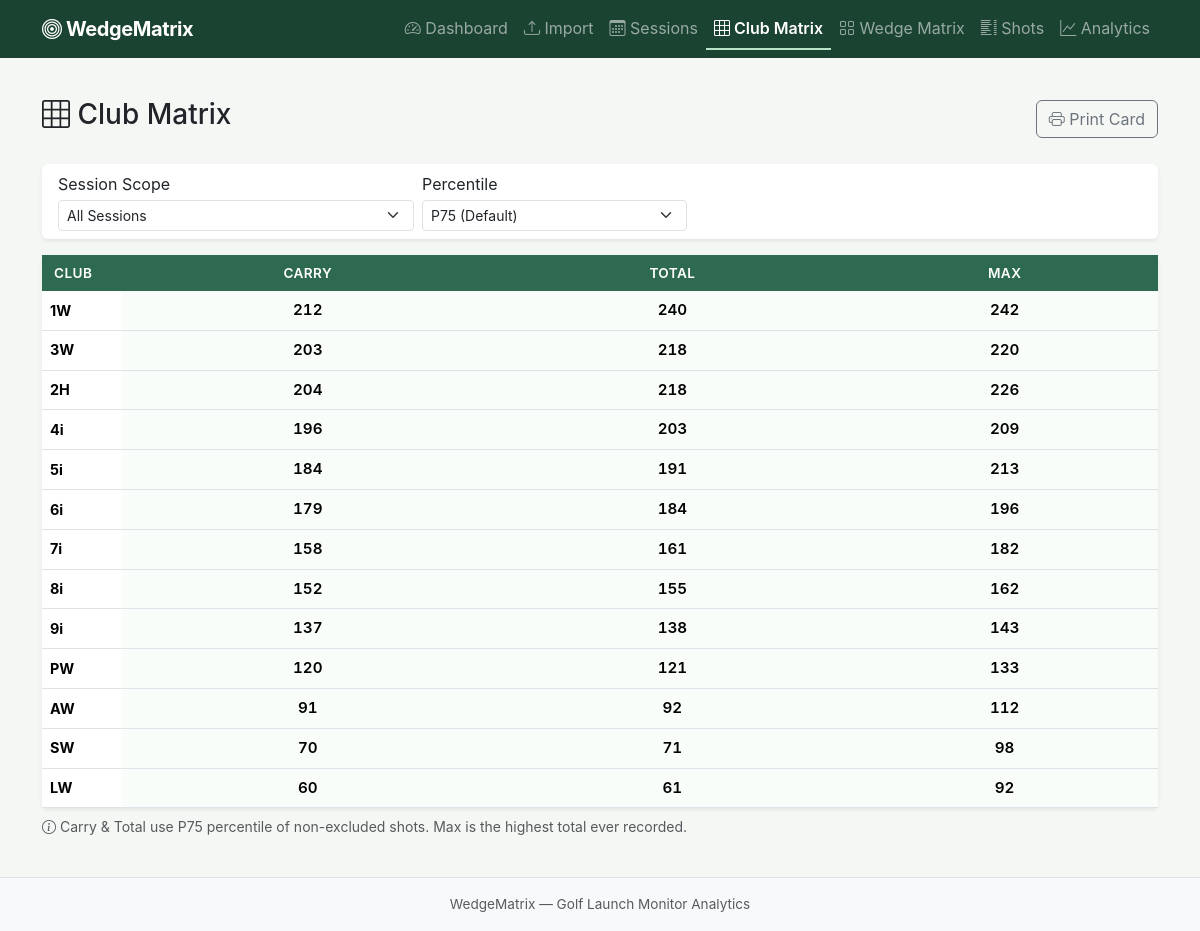
The app's page /club-matrix with its own data.
### models/database.py (models this page shows, shortened)
class ClubLoft(db.Model):
    __tablename__ = 'club_lofts'
    club_short = db.Column(db.Text, primary_key=True)
    standard_loft = db.Column(db.Float, nullable=False)

### app.py (the view)
    @app.route('/club-matrix')
    def club_matrix():
        session_id = request.args.get('session_id', type=int)
        percentile = request.args.get('percentile', Config.DEFAULT_PERCENTILE, type=int)
        all_sessions = Session.query.order_by(Session.session_date.desc()).all()
        matrix = build_club_matrix(session_id=session_id, percentile=percentile)
        return render_template('club_matrix.html',
                               matrix=matrix,
                               sessions=all_sessions,
                               selected_session=session_id,
                               percentile=percentile)

### services/analytics.py (called while the page is built)
def percentile_value(values, percentile):
    clean = [v for v in values if v is not None]
    if not clean:
        return None
    return float(np.percentile(clean, percentile))

### templates/club_matrix.html (shortened to what this page needs)
{% extends "base.html" %}
{% block content %}
<div class="d-flex justify-content-between align-items-center mb-4">
    <h1 class="h3"><i class="bi bi-grid-3x3"></i> Club Matrix</h1>
    <div class="d-flex gap-2">
        <a href="{{ url_for('print_card') }}" class="btn btn-outline-secondary" title="Print pocket card">
            <i class="bi bi-printer"></i> Print Card
        </a>
    </div>
</div>
<div class="card border-0 shadow-sm mb-3">
    <div class="card-body py-2">
        <div class="row g-2 align-items-end">
            <div class="col-md-4">
                <label class="form-label form-label-sm mb-1">Session Scope</label>
                <select id="session-scope" class="form-select form-select-sm" data-matrix="club">
                    <option value="">All Sessions</option>
                </select>
            </div>
            <div class="col-md-3">
                <label class="form-label form-label-sm mb-1">Percentile</label>
                <select id="percentile-select" class="form-select form-select-sm" data-matrix="club">
                    <option value="75" {% if percentile == 75 or not percentile %}selected{% endif %}>P75 (Default)</option>
                </select>
            </div>
        </div>
    </div>
</div>
<div class="card border-0 shadow-sm">
    <div class="table-responsive">
        <table class="table table-hover mb-0 matrix-table" id="club-matrix-table">
            <thead>
                <tr class="table-golf">
                    <th class="matrix-header-club">Club</th>
                    <th class="matrix-header text-center">Carry</th>
                    <th class="matrix-header text-center">Total</th>
                    <th class="matrix-header text-center">Max</th>
                </tr>
            </thead>
            <tbody>
                {% for row in matrix %}
                <tr>
                    <td class="fw-bold matrix-club-cell">{{ row.club }}</td>
                    <td class="text-center matrix-cell {{ 'has-data' if row.carry else '' }}">
                        {{ row.carry if row.carry else '—' }}
                    </td>
                    <td class="text-center matrix-cell {{ 'has-data' if row.total else '' }}">
                        {{ row.total if row.total else '—' }}
                    </td>
                    <td class="text-center matrix-cell {{ 'has-data' if row.max else '' }}">
                        {{ row.max if row.max else '—' }}
                    </td>
                </tr>
                {% endfor %}
            </tbody>
        </table>
    </div>
</div>
<p class="text-muted small mt-2">
    <i class="bi bi-info-circle"></i>
    Carry &amp; Total use P{{ percentile or 75 }} percentile of non-excluded shots. Max is the highest total ever recorded.
</p>
{% endblock %}

### templates/base.html (shortened to what this page needs)
<!DOCTYPE html>
<html lang="en">
<head>
    <link href="https://cdn.jsdelivr.net/npm/bootstrap@5.3.3/dist/css/bootstrap.min.css" rel="stylesheet">
    <link href="https://cdn.jsdelivr.net/npm/bootstrap-icons@1.11.3/font/bootstrap-icons.min.css" rel="stylesheet">
    <link rel="stylesheet" href="{{ url_for('static', filename='css/style.css') }}">
    <link rel="stylesheet" href="{{ url_for('static', filename='css/print.css') }}" media="print">
</head>
<body>
    <nav class="navbar navbar-expand-lg navbar-dark bg-golf-dark no-print">
        <div class="container">
            <a class="navbar-brand fw-bold" href="{{ url_for('dashboard') }}">
                <i class="bi bi-bullseye"></i> WedgeMatrix
            </a>
            <div class="collapse navbar-collapse" id="mainNav">
                <ul class="navbar-nav ms-auto">
                    <li class="nav-item">
                        <a class="nav-link {% if request.endpoint == 'dashboard' %}active{% endif %}"
                           href="{{ url_for('dashboard') }}">
                            <i class="bi bi-speedometer2"></i> Dashboard
                        </a>
                    </li>
                    <li class="nav-item">
                        <a class="nav-link {% if request.endpoint == 'import_data' %}active{% endif %}"
                           href="{{ url_for('import_data') }}">
                            <i class="bi bi-upload"></i> Import
                        </a>
                    </li>
                    <li class="nav-item">
                        <a class="nav-link {% if request.endpoint == 'sessions' %}active{% endif %}"
                           href="{{ url_for('sessions') }}">
                            <i class="bi bi-calendar3"></i> Sessions
                        </a>
                    </li>
                    <li class="nav-item">
                        <a class="nav-link {% if request.endpoint == 'club_matrix' %}active{% endif %}"
                           href="{{ url_for('club_matrix') }}">
                            <i class="bi bi-grid-3x3"></i> Club Matrix
                        </a>
                    </li>
                    <li class="nav-item">
                        <a class="nav-link {% if request.endpoint == 'wedge_matrix' %}active{% endif %}"
                           href="{{ url_for('wedge_matrix') }}">
                            <i class="bi bi-grid"></i> Wedge Matrix
                        </a>
                    </li>
                    <li class="nav-item">
                        <a class="nav-link {% if request.endpoint == 'shots' %}active{% endif %}"
                           href="{{ url_for('shots') }}">
                            <i class="bi bi-list-columns"></i> Shots
                        </a>
                    </li>
                    <li class="nav-item">
                        <a class="nav-link {% if request.endpoint == 'analytics' %}active{% endif %}"
                           href="{{ url_for('analytics') }}">
                            <i class="bi bi-graph-up"></i> Analytics
                        </a>
                    </li>
                </ul>
            </div>
        </div>
    </nav>
    <main class="container py-4">
        {% block content %}{% endblock %}
    </main>
    <footer class="footer mt-auto py-3 bg-light border-top no-print">
        <div class="container text-center">
            <span class="text-muted">WedgeMatrix — Golf Launch Monitor Analytics</span>
        </div>
    </footer>
</body>
</html>

### static/css/style.css (style rules this page uses)
:root { --golf-green: #2d6a4f; --golf-green-light: #40916c; --golf-green-lighter: #52b788; --golf-green-bg: #d8f3dc; --golf-green-subtle: #f0faf3; --golf-dark: #1b4332; --golf-accent: #b7e4c7; --matrix-header-bg: #2d6a4f; --matrix-header-text: #ffffff; --matrix-cell-bg: #f8fdf9; --errant-bg: #fff3cd; --errant-border: #ffc107; --excluded-bg: #f8f9fa; --excluded-text: #adb5bd; }
body { font-family: -apple-system, BlinkMacSystemFont, "Segoe UI", Roboto, "Helvetica Neue", Arial, sans-serif; background-color: #f5f7f5; color: #212529; min-height: 100vh; display: flex; flex-direction: column; }
main { flex: 1; }
.bg-golf-dark { background-color: var(--golf-dark) !important; }
.navbar-brand { font-size: 1.25rem; letter-spacing: -0.02em; }
.nav-link.active { font-weight: 600; border-bottom: 2px solid var(--golf-accent); }
.table-golf { background-color: var(--matrix-header-bg) !important; color: var(--matrix-header-text) !important; }
.table-golf th { background-color: var(--matrix-header-bg) !important; color: var(--matrix-header-text) !important; font-weight: 600; font-size: 0.85rem; text-transform: uppercase; letter-spacing: 0.03em; border: none; padding: 0.5rem 0.75rem; }
.matrix-table { font-size: 0.95rem; }
.matrix-table th, .matrix-table td { vertical-align: middle; }
.matrix-header-club { width: 80px; }
.matrix-club-cell { font-size: 0.9rem; color: var(--golf-dark); }
.matrix-cell { font-variant-numeric: tabular-nums; min-width: 60px; }
.matrix-cell.has-data { background-color: var(--matrix-cell-bg); font-weight: 600; }
.matrix-table tbody tr:nth-child(even) { background-color: rgba(45, 106, 79, 0.03); }
.footer { font-size: 0.85rem; }

### records on screen
ClubLoft: club "1W", carry "212", total "240", max "242"
ClubLoft: club "3W", carry "203", total "218", max "220"
ClubLoft: club "2H", carry "204", total "218", max "226"
ClubLoft: club "4i", carry "196", total "203", max "209"
ClubLoft: club "5i", carry "184", total "191", max "213"
ClubLoft: club "6i", carry "179", total "184", max "196"
ClubLoft: club "7i", carry "158", total "161", max "182"
ClubLoft: club "8i", carry "152", total "155", max "162"
ClubLoft: club "9i", carry "137", total "138", max "143"
ClubLoft: club "PW", carry "120", total "121", max "133"
ClubLoft: club "AW", carry "91", total "92", max "112"
ClubLoft: club "SW", carry "70", total "71", max "98"
ClubLoft: club "LW", carry "60", total "61", max "92"

### other values on screen
{{ percentile or 75 }} "75"
